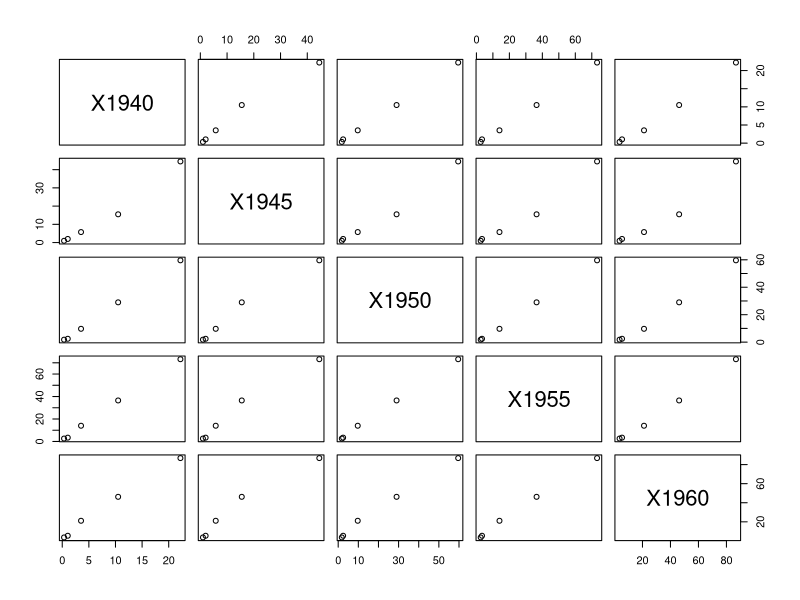

Write the R code that produced this figure.
# dataset: USPersonalExpediture
data <- USPersonalExpenditure
d <- data.frame(data)
plot(d)
names(d)
head(d)
class(d)

lm(formula(d$X1960 ~ d$X1955 + d$X1940))
d
